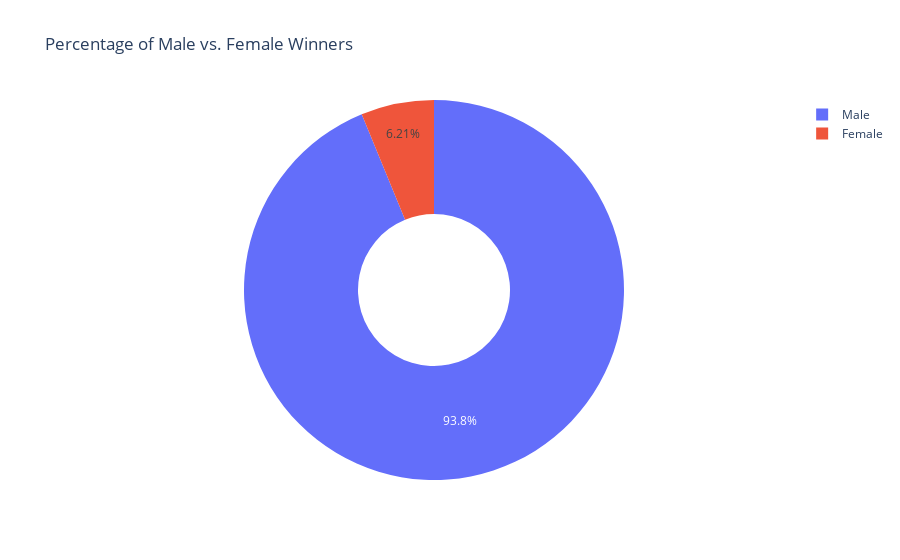

The notebook cell this image was saved under:
### Markdown cell above
**Challenge**: Create a [donut chart using plotly](https://plotly.com/python/pie-charts/) which shows how many prizes went to men compared to how many prizes went to women. What percentage of all the prizes went to women?

### Code cell
# df_data_new = px.df_data.query("sex == 'Male'").query("sex == 'Female'")
value = df_data.sex.value_counts()
fig = px.pie(labels=value.index,values=value.values,title="Percentage of Male vs. Female Winners",names = value.index,hole=0.4)
# fig = px.pie(df_data, values='full_name',names='sex', title='Gender wise prize distribution')
fig.show()

### Figure 1 — Plotly figure (JSON) as saved in the notebook; plotly's stock layout.template omitted (floating-point values rounded to 4 significant figures)
{"data": [{"domain": {"x": [0, 1], "y": [0, 1]}, "hole": 0.4, "hovertemplate": "label=%{label}<br>value=%{value}<extra></extra>", "labels": ["Male", "Female"], "legendgroup": "", "name": "", "showlegend": true, "type": "pie", "values": [876, 58]}], "layout": {"legend": {"tracegroupgap": 0}, "title": {"text": "Percentage of Male vs. Female Winners"}}}
